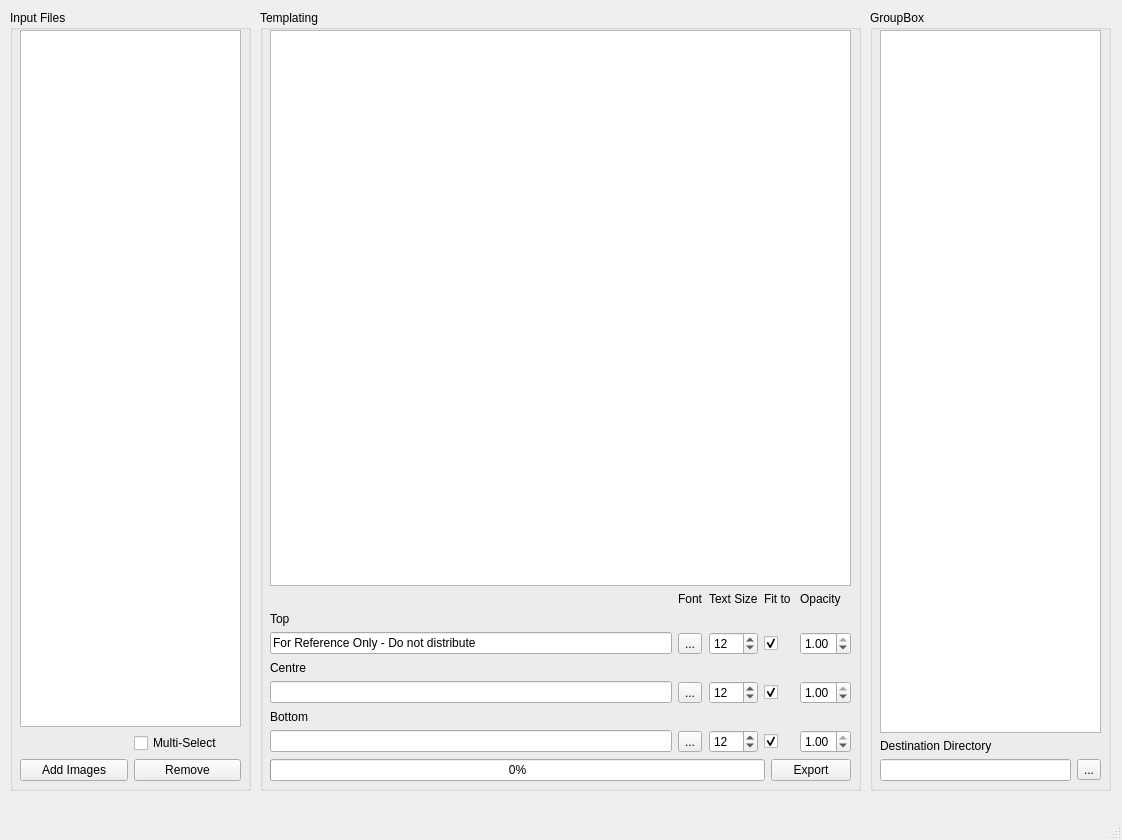
<?xml version="1.0" encoding="UTF-8"?>
<ui version="4.0">
 <class>MainWindow</class>
 <widget class="QMainWindow" name="MainWindow">
  <property name="geometry">
   <rect>
    <x>0</x>
    <y>0</y>
    <width>1122</width>
    <height>840</height>
   </rect>
  </property>
  <property name="windowTitle">
   <string>MainWindow</string>
  </property>
  <widget class="QWidget" name="centralwidget">
   <widget class="QGroupBox" name="inputGroupBox">
    <property name="geometry">
     <rect>
      <x>10</x>
      <y>10</y>
      <width>241</width>
      <height>781</height>
     </rect>
    </property>
    <property name="autoFillBackground">
     <bool>false</bool>
    </property>
    <property name="title">
     <string>Input Files</string>
    </property>
    <property name="flat">
     <bool>false</bool>
    </property>
    <widget class="QWidget" name="verticalLayoutWidget">
     <property name="geometry">
      <rect>
       <x>10</x>
       <y>20</y>
       <width>221</width>
       <height>751</height>
      </rect>
     </property>
     <layout class="QVBoxLayout" name="verticalLayout">
      <item>
       <widget class="QListWidget" name="inputFileList">
        <property name="selectionMode">
         <enum>QAbstractItemView::SingleSelection</enum>
        </property>
        <property name="iconSize">
         <size>
          <width>24</width>
          <height>32</height>
         </size>
        </property>
       </widget>
      </item>
      <item>
       <layout class="QGridLayout" name="gridLayout">
        <item row="1" column="0">
         <widget class="QPushButton" name="addImagesButton">
          <property name="text">
           <string>Add Images</string>
          </property>
         </widget>
        </item>
        <item row="1" column="1">
         <widget class="QPushButton" name="removeImagesButton">
          <property name="text">
           <string>Remove</string>
          </property>
         </widget>
        </item>
        <item row="0" column="1">
         <widget class="QCheckBox" name="multiCheckBox">
          <property name="text">
           <string>Multi-Select</string>
          </property>
         </widget>
        </item>
       </layout>
      </item>
     </layout>
    </widget>
   </widget>
   <widget class="QGroupBox" name="templatingGroupBox">
    <property name="geometry">
     <rect>
      <x>260</x>
      <y>10</y>
      <width>601</width>
      <height>781</height>
     </rect>
    </property>
    <property name="title">
     <string>Templating</string>
    </property>
    <widget class="QWidget" name="verticalLayoutWidget_2">
     <property name="geometry">
      <rect>
       <x>10</x>
       <y>20</y>
       <width>581</width>
       <height>751</height>
      </rect>
     </property>
     <layout class="QVBoxLayout" name="verticalLayout_2">
      <item>
       <widget class="QGraphicsView" name="graphicsView"/>
      </item>
      <item>
       <layout class="QGridLayout" name="gridLayout_2">
        <item row="2" column="3">
         <widget class="QCheckBox" name="topFitToCheckBox">
          <property name="text">
           <string/>
          </property>
          <property name="checked">
           <bool>true</bool>
          </property>
         </widget>
        </item>
        <item row="6" column="3">
         <widget class="QCheckBox" name="botFitToCheckBox">
          <property name="text">
           <string/>
          </property>
          <property name="checked">
           <bool>true</bool>
          </property>
         </widget>
        </item>
        <item row="2" column="0">
         <widget class="QLineEdit" name="topLineEdit">
          <property name="font">
           <font>
            <family>Arial</family>
           </font>
          </property>
          <property name="text">
           <string>For Reference Only - Do not distribute</string>
          </property>
         </widget>
        </item>
        <item row="2" column="4">
         <widget class="QDoubleSpinBox" name="topOpacitySpinBox">
          <property name="maximum">
           <double>1.000000000000000</double>
          </property>
          <property name="singleStep">
           <double>0.050000000000000</double>
          </property>
          <property name="value">
           <double>1.000000000000000</double>
          </property>
         </widget>
        </item>
        <item row="4" column="0">
         <widget class="QLineEdit" name="centLineEdit">
          <property name="font">
           <font>
            <family>Arial</family>
           </font>
          </property>
         </widget>
        </item>
        <item row="2" column="1">
         <widget class="QToolButton" name="topFontButton">
          <property name="text">
           <string>...</string>
          </property>
         </widget>
        </item>
        <item row="2" column="2">
         <widget class="QSpinBox" name="topFontSizeBox">
          <property name="value">
           <number>12</number>
          </property>
         </widget>
        </item>
        <item row="1" column="0">
         <widget class="QLabel" name="topLabel">
          <property name="text">
           <string>Top</string>
          </property>
         </widget>
        </item>
        <item row="4" column="1">
         <widget class="QToolButton" name="centFontButton">
          <property name="text">
           <string>...</string>
          </property>
         </widget>
        </item>
        <item row="6" column="1">
         <widget class="QToolButton" name="botFontButton_2">
          <property name="text">
           <string>...</string>
          </property>
         </widget>
        </item>
        <item row="0" column="3">
         <widget class="QLabel" name="fitToLabel">
          <property name="text">
           <string>Fit to </string>
          </property>
         </widget>
        </item>
        <item row="4" column="2">
         <widget class="QSpinBox" name="centFontSizeBox">
          <property name="value">
           <number>12</number>
          </property>
         </widget>
        </item>
        <item row="4" column="3">
         <widget class="QCheckBox" name="centFitToCheckBox">
          <property name="text">
           <string/>
          </property>
          <property name="checked">
           <bool>true</bool>
          </property>
         </widget>
        </item>
        <item row="6" column="0">
         <widget class="QLineEdit" name="botLineEdit"/>
        </item>
        <item row="6" column="2">
         <widget class="QSpinBox" name="botFontSizeBox">
          <property name="value">
           <number>12</number>
          </property>
         </widget>
        </item>
        <item row="0" column="2">
         <widget class="QLabel" name="textSizeLabel">
          <property name="text">
           <string>Text Size</string>
          </property>
         </widget>
        </item>
        <item row="3" column="0">
         <widget class="QLabel" name="centLabel">
          <property name="text">
           <string>Centre</string>
          </property>
         </widget>
        </item>
        <item row="5" column="0">
         <widget class="QLabel" name="botLabel">
          <property name="text">
           <string>Bottom</string>
          </property>
         </widget>
        </item>
        <item row="0" column="4">
         <widget class="QLabel" name="opacityLabel">
          <property name="text">
           <string>Opacity</string>
          </property>
         </widget>
        </item>
        <item row="4" column="4">
         <widget class="QDoubleSpinBox" name="centOpacitySpinBox">
          <property name="maximum">
           <double>1.000000000000000</double>
          </property>
          <property name="singleStep">
           <double>0.050000000000000</double>
          </property>
          <property name="value">
           <double>1.000000000000000</double>
          </property>
         </widget>
        </item>
        <item row="6" column="4">
         <widget class="QDoubleSpinBox" name="botOpacitySpinBox">
          <property name="maximum">
           <double>1.000000000000000</double>
          </property>
          <property name="singleStep">
           <double>0.050000000000000</double>
          </property>
          <property name="value">
           <double>1.000000000000000</double>
          </property>
         </widget>
        </item>
        <item row="0" column="1">
         <widget class="QLabel" name="textSizeLabel_3">
          <property name="text">
           <string>Font</string>
          </property>
         </widget>
        </item>
       </layout>
      </item>
      <item>
       <layout class="QHBoxLayout" name="horizontalLayout_2">
        <property name="sizeConstraint">
         <enum>QLayout::SetNoConstraint</enum>
        </property>
        <item>
         <widget class="QProgressBar" name="progressBar">
          <property name="value">
           <number>0</number>
          </property>
          <property name="invertedAppearance">
           <bool>false</bool>
          </property>
         </widget>
        </item>
        <item>
         <widget class="QPushButton" name="exportButton">
          <property name="text">
           <string>Export</string>
          </property>
         </widget>
        </item>
       </layout>
      </item>
     </layout>
    </widget>
   </widget>
   <widget class="QGroupBox" name="outputGroupBox">
    <property name="geometry">
     <rect>
      <x>870</x>
      <y>10</y>
      <width>241</width>
      <height>781</height>
     </rect>
    </property>
    <property name="title">
     <string>GroupBox</string>
    </property>
    <widget class="QWidget" name="verticalLayoutWidget_3">
     <property name="geometry">
      <rect>
       <x>10</x>
       <y>20</y>
       <width>221</width>
       <height>751</height>
      </rect>
     </property>
     <layout class="QVBoxLayout" name="verticalLayout_3">
      <item>
       <widget class="QListWidget" name="outputFileList">
        <property name="selectionMode">
         <enum>QAbstractItemView::SingleSelection</enum>
        </property>
        <property name="iconSize">
         <size>
          <width>24</width>
          <height>32</height>
         </size>
        </property>
       </widget>
      </item>
      <item>
       <layout class="QGridLayout" name="gridLayout_4">
        <item row="0" column="0">
         <widget class="QLabel" name="label">
          <property name="text">
           <string>Destination Directory</string>
          </property>
         </widget>
        </item>
        <item row="1" column="1">
         <widget class="QToolButton" name="destinationDirSelectButton">
          <property name="text">
           <string>...</string>
          </property>
         </widget>
        </item>
        <item row="1" column="0">
         <widget class="QLineEdit" name="destinationDirLineEdit">
          <property name="readOnly">
           <bool>true</bool>
          </property>
         </widget>
        </item>
       </layout>
      </item>
     </layout>
    </widget>
    <zorder>outputFileList</zorder>
    <zorder>outputFileList</zorder>
    <zorder>verticalLayoutWidget_3</zorder>
   </widget>
  </widget>
  <widget class="QMenuBar" name="menubar">
   <property name="geometry">
    <rect>
     <x>0</x>
     <y>0</y>
     <width>1122</width>
     <height>21</height>
    </rect>
   </property>
  </widget>
  <widget class="QStatusBar" name="statusbar"/>
 </widget>
 <resources/>
 <connections/>
</ui>
